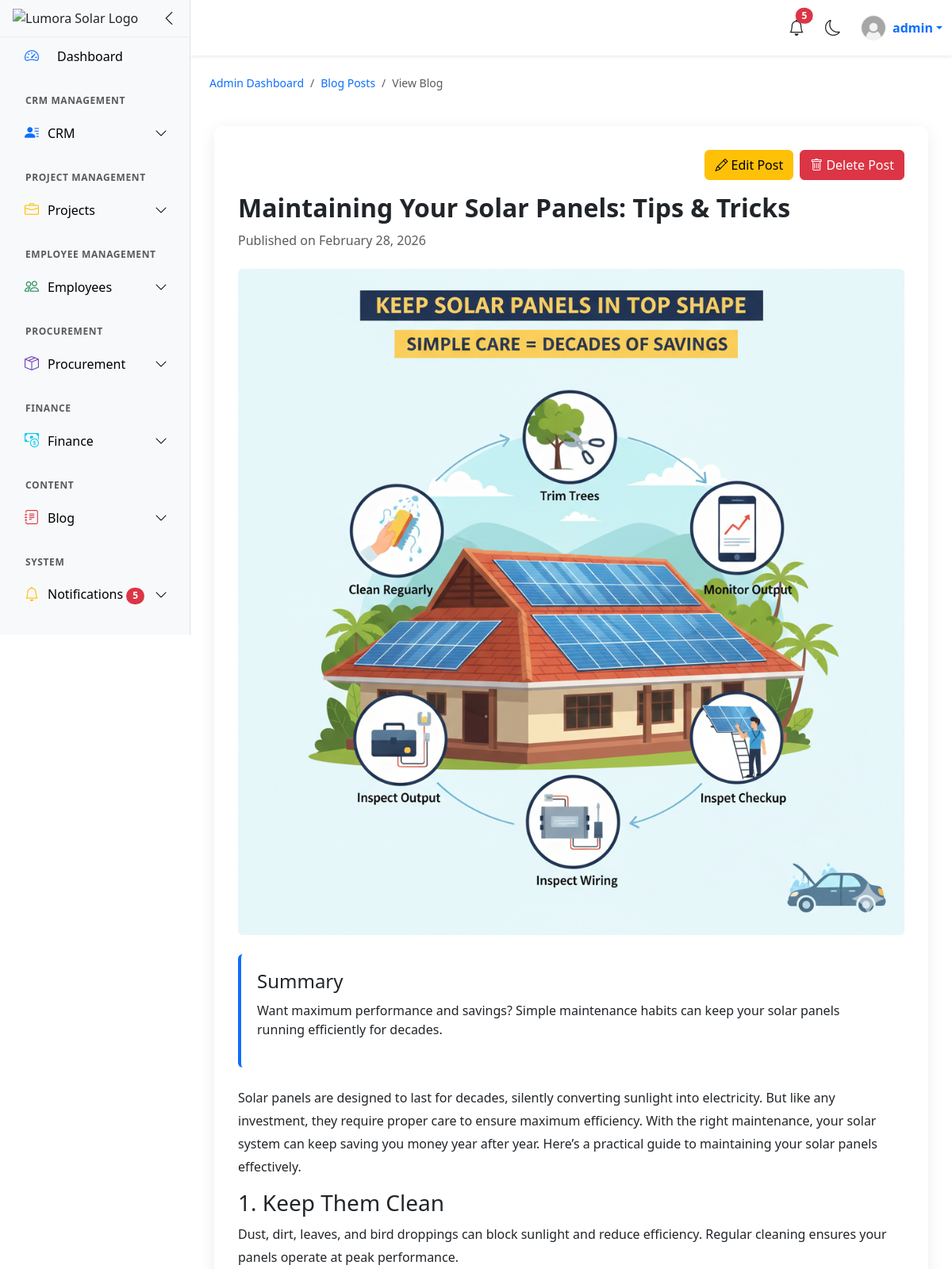
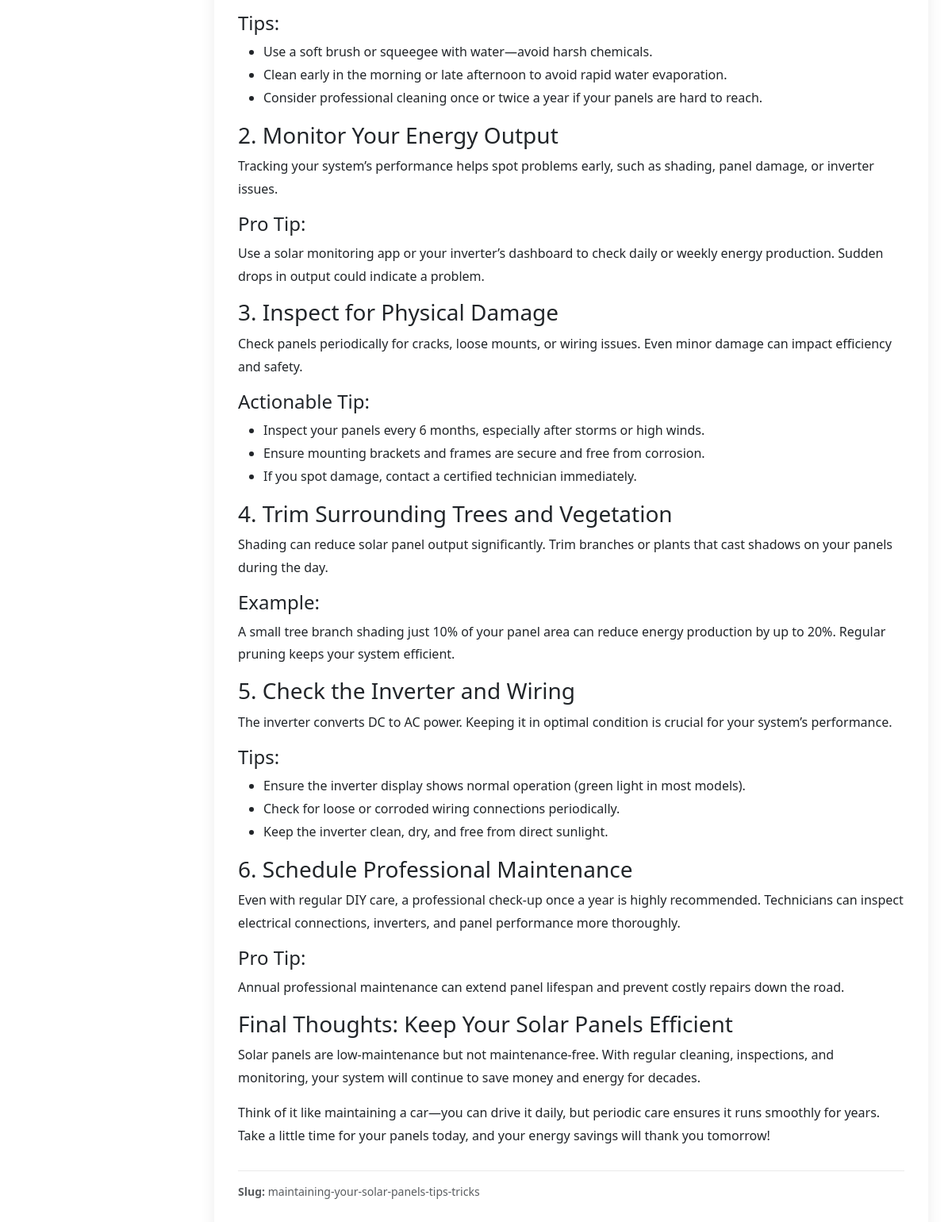
The page /users/view-post/3/ (signed in) on the database its author committed (2 pictures, top to bottom).
### users/models.py (models this page shows)
class CustomUser(AbstractUser):
    username = models.CharField(max_length=20, unique=True)
    email = models.EmailField(unique=True)
    ROLE_CHOICES = (
        ('admin', 'Admin'),
        ('engineer', 'Engineer'),
        ('accountant', 'Accountant'),
        ('sales','Sales'),
        ('staff', 'Staff'),
    )
    role = models.CharField(max_length=10, choices=ROLE_CHOICES, default='staff')
    must_change_password = models.BooleanField(default=False)

### public/models.py (models this page shows, shortened)
class BlogPost(models.Model):
    title = models.CharField(max_length=200)
    slug = models.SlugField(unique=True, blank=True)
    summary = models.TextField(blank=True,null=True)
    content = models.TextField()
    image = models.ImageField(upload_to='blog_images/')
    published_date = models.DateField(auto_now_add=True)

### users/views.py (the view)
# urls.py: path('view-post/<int:id>/',view_post,name='viewpost'),
@login_required(login_url='/users/login')
def view_post(request,id):
    post = BlogPost.objects.get(id=id)
    return render(request,'dashboard/admin/view_blog.html',{'post':post})

### users/context_processors.py (called while the page is built)
def notifications_processor(request):
    if request.user.is_authenticated:
        notifications = Notification.objects.filter(recipient=request.user).order_by('-created_at')[:10]
        unread_count = Notification.objects.filter(recipient=request.user,is_read=False).count()
    else:
        notifications = []
        unread_count = 0
    return {
        'notifications': notifications,
        'unread_count': unread_count,
    }

### templates/dashboard/admin/view_blog.html (shortened to what this page needs)
{% extends 'dashboard/dashboard.html' %}
{% load static %}
{% block link %}
<link rel="stylesheet" href="{% static 'css/dashboard/admin/view_blog.css' %}">
{% endblock %}
{% block content %}
<nav aria-label="breadcrumb">
  <ol class="breadcrumb mb-0">
    <li class="breadcrumb-item">
        <a href="{% url 'admin' %}">Admin Dashboard</a>
    </li>
    <li class="breadcrumb-item">
        <a href="{% url 'blogposts' %}">Blog Posts</a>
    </li>
    <li class="breadcrumb-item active" aria-current="page">
        View Blog
    </li>
  </ol>
</nav>
<div id="blog-detail-page" class="mt-4">
    <div class="d-flex justify-content-end mb-3">
        <a href="{% url 'editpost' post.id %}" class="btn btn-warning me-2">
            <i class="bi bi-pencil"></i> Edit Post
        </a>
        <button class="btn btn-danger" data-bs-toggle="modal" data-bs-target="#deleteModal">
            <i class="bi bi-trash"></i> Delete Post
        </button>
    </div>
    <div class="blog-header mb-4">
        <h1>{{ post.title }}</h1>
        <p class="text-muted">Published on {{ post.published_date|date:"F j, Y" }}</p>
    </div>
    {% if post.image %}
    <div class="blog-image mb-4">
        <img src="{{ post.image.url }}" alt="{{ post.title }}" class="img-fluid rounded">
    </div>
    {% endif %}
    {% if post.summary %}
    <div class="blog-summary mb-4">
        <h4>Summary</h4>
        <p>{{ post.summary }}</p>
    </div>
    {% endif %}
    <div class="blog-content mb-4">
        {{ post.content|safe }}
    </div>
    <div class="blog-info text-muted">
        <p><strong>Slug:</strong> {{ post.slug }}</p>
    </div>
</div>
{% endblock %}

### templates/include/topnavbar.html (shortened to what this page needs)
{% load static %}
<nav class="navbar navbar-expand-lg bg-body shadow-sm sticky-top">
    <div class="container-fluid">
        <div class="ms-auto d-flex align-items-center">
            <div class="dropdown me-3">
                <button class="btn btn-link position-relative p-0 text-body"
                        data-bs-toggle="dropdown" aria-expanded="false">
                    <i class="bi bi-bell fs-5"></i>
                    {% if unread_count > 0 %}
                    <span id="notif-count"
                        class="position-absolute top-0 start-100 translate-middle badge rounded-pill bg-danger">
                        {{ unread_count }}
                    </span>
                    {% else %}
                    <span id="notif-count"
                        class="position-absolute top-0 start-100 translate-middle badge rounded-pill bg-danger"
                        style="display:none;">
                    </span>
                    {% endif %}
                </button>
            </div>
            <button id="themeToggle" class="btn btn-link px-2 me-3 text-body">
                <i id="themeIcon" class="bi bi-moon fs-5"></i>
            </button>
            <div class="dropdown">
                <a class="dropdown-toggle text-decoration-none d-flex align-items-center"
                   href="#" data-bs-toggle="dropdown">
                    {% if request.user.profile_photo %}
                        <img src="{{ request.user.profile_photo.url }}"
                             class="rounded-circle me-2"
                             style="width:32px;height:32px;object-fit:cover;">
                    {% else %}
                        <img src="{% static 'images/profile.avif' %}"
                             class="rounded-circle me-2"
                             style="width:32px;height:32px;object-fit:cover;">
                    {% endif %}
                    <span class="fw-semibold">{{ request.user.username }}</span>
                </a>
            </div>
        </div>
    </div>
</nav>

### static/css/dashboard/dashboard.css (style rules this page uses)
html, body { height:100%; margin:0; overflow-x:hidden; }
.navbar { height:70px; position:sticky; top:0; z-index:1000; }

### static/css/dashboard/admin/view_blog.css (style rules this page uses)
.breadcrumb { background: transparent; padding-bottom: 20px; font-size: 14px; }
.breadcrumb a { text-decoration: none; color: #0d6efd; }
#blog-detail-page { max-width: 900px; margin: auto; padding: 30px; border-radius: 10px; box-shadow: 0 5px 20px rgba(0,0,0,0.08); }
.blog-header h1 { font-size: 32px; font-weight: 700; margin-bottom: 10px; }
.blog-image { margin: 20px 0; }
.blog-image img { width: 100%; border-radius: 10px; object-fit: cover; }
.blog-summary { padding: 20px; border-left: 4px solid #0d6efd; border-radius: 6px; margin-bottom: 20px; }
.blog-summary h4 { margin-bottom: 10px; }
.blog-content { line-height: 1.8; font-size: 16px; }
.blog-content p { margin-bottom: 15px; }
.blog-info { margin-top: 30px; padding-top: 15px; border-top: 1px solid #eaeaea; font-size: 14px; }

### rows shown on the page
CustomUser: user.username "admin"
BlogPost: title "Maintaining Your Solar Panels: Tips & Tricks", published_date "February 28, 2026", image (picture), summary "Want maximum performance and savings? Simple maintenance habits can keep your solar panels running efficiently for decades.", content "Solar panels are designed to last for decades, silently converting sunlight into electricity. But like any investment, they require proper care to ensure maximum efficiency. With the right maintenance, your solar system can keep saving you money year after year. Here’s a practical guide to maintaining your solar panels effectively. 1. Keep Them Clean Dust, dirt, leaves, and bird droppings can block sunlight and reduce efficiency. Regular cleaning ensures your panels operate at peak performance. Tips: Use a soft brush or squeegee with water—avoid harsh chemicals. Clean early in the morning or late afternoon to avoid rapid water evaporation. Consider professional cleaning once or twice a year…", slug "maintaining-your-solar-panels-tips-tricks"

### other values the page prints
{{ unread_count }} "5"
